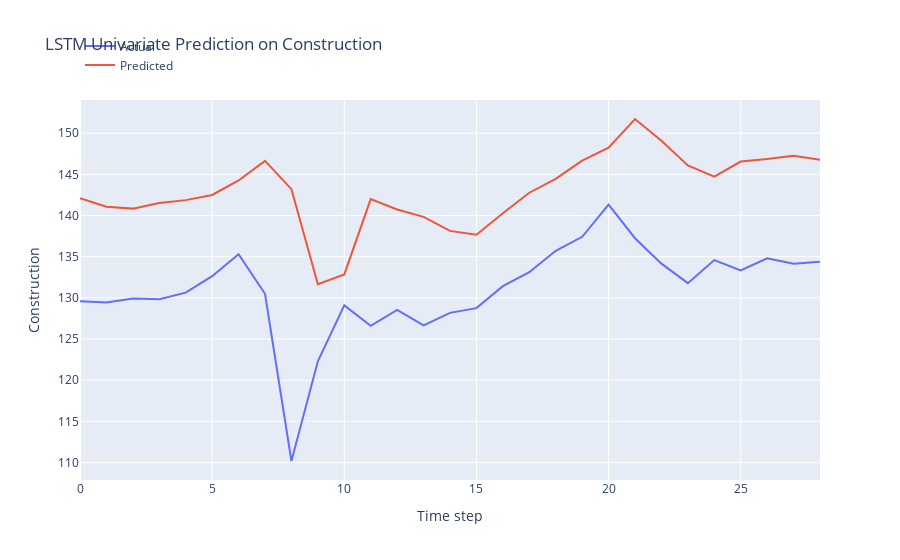

The code cell stored with this chart in its notebook:
### Markdown cell above
LSTM Model Development

### Code cell
n_features = 1
X_train = X_train.reshape(X_train.shape[0], X_train.shape[1], n_features)

# define model
model = Sequential()
model.add(Bidirectional(LSTM(64, activation='relu', input_shape=(n_steps, n_features), return_sequences=True)))
model.add(Dropout(0.7))
model.add(LSTM(32, activation='relu'))
model.add(Dense(1))


def r_squared(y_true, y_pred):
    SS_res =  K.sum(K.square(y_true - y_pred)) 
    SS_tot = K.sum(K.square(y_true - K.mean(y_true))) 
    return ( 1 - SS_res/(SS_tot + K.epsilon()) )

# Compile the model

from keras.optimizers import Adam

optimizer = Adam(learning_rate = 0.001, clipnorm=1.0)
model.compile(optimizer = optimizer, 
              loss = 'mse',
              metrics = [r_squared])

early_stopping = EarlyStopping(monitor='val_loss', patience=5, restore_best_weights=True)

# fit model
history = model.fit(X_train, y_train, 
          epochs = 100,
          batch_size = 32,
          verbose = 0,
          callbacks=[early_stopping],
          validation_split = 0.2,
          shuffle = False)

# Obtain the MSE and R-squared from the last epoch
last_epoch_mse = history.history['loss'][-1]
last_epoch_r_squared = history.history['r_squared'][-1]
last_epoch_mse_val = history.history['val_loss'][-1]
last_epoch_r_squared_val = history.history['val_r_squared'][-1]

# Print the MSE and R-squared
print("Mean Squared Error (MSE) from the last epoch:", last_epoch_mse)
print("R-squared from the last epoch:", last_epoch_r_squared)
print("Val Mean Squared Error (MSE) from the last epoch:", last_epoch_mse_val)
print("Val R-squared from the last epoch:", last_epoch_r_squared_val)

# plot loss and r2 score
plt.figure(figsize=(10, 6))

# Plot train loss
plt.plot(history.history['loss'], label='Train Loss')
plt.plot(history.history['val_loss'], label='Val Loss')

# Plot train R-squared score
plt.plot(history.history['r_squared'], label='Train R2')
plt.plot(history.history['val_r_squared'], label='Validation R2')

plt.title('Model Training and Validation Loss and R-squared Score')
plt.xlabel('Epochs')
plt.ylabel('Value')
plt.legend()
plt.grid(True)
plt.show()

# Evaluate the model
loss = model.evaluate(X_test, y_test)
print("MSE and R_squared:", loss)

# make prediction on test data
X_test = X_test.reshape(X_test.shape[0], X_test.shape[1], n_features)
y_pred = model.predict(X_test)

# Print the first 5 predictions and actual values
print("Predictions:")
flattened_predictions = [pred[0] for pred in y_pred[:10]]
print(flattened_predictions)
# print(y_pred[:10].tolist())
print("Actual values:")
rounded_actual_values = [round(value, len(str(prediction).split('.')[1])) for value, prediction in zip(y_test[:10], flattened_predictions)]
print(rounded_actual_values)

# plot the actual and predicted values for test data
trace1 = go.Scatter(x=np.arange(len(y_test)), y=y_test.flatten(), mode='lines', name='Actual')
trace2 = go.Scatter(x=np.arange(len(y_pred)), y=y_pred.flatten(), mode='lines', name='Predicted')

# Create layout
layout = go.Layout(
    title='LSTM Univariate Prediction on Construction',
    xaxis=dict(title='Time step'),
    yaxis=dict(title='Construction'),
    legend=dict(x=0, y=1.18)
)

# Create figure
fig = go.Figure(data=[trace1, trace2], layout=layout)

# Show plot
fig.show()

### Figure 1 — Plotly figure (JSON) as saved in the notebook; plotly's stock layout.template omitted (floating-point values rounded to 4 significant figures)
{"data": [{"mode": "lines", "name": "Actual", "type": "scatter", "x": [0, 1, 2, 3, 4, 5, 6, 7, 8, 9, 10, 11, 12, 13, 14, 15, 16, 17, 18, 19, 20, 21, 22, 23, 24, 25, 26, 27, 28], "y": [129.6, 129.4, 129.9, 129.8, 130.6, 132.6, 135.3, 130.5, 110.2, 122.3, 129.1, 126.6, 128.5, 126.7, 128.2, 128.8, 131.4, 133.1, 135.7, 137.4, 141.3, 137.2, 134.2, 131.8, 134.6, 133.3, 134.8, 134.2, 134.4]}, {"mode": "lines", "name": "Predicted", "type": "scatter", "x": [0, 1, 2, 3, 4, 5, 6, 7, 8, 9, 10, 11, 12, 13, 14, 15, 16, 17, 18, 19, 20, 21, 22, 23, 24, 25, 26, 27, 28], "y": [142.1, 141.1, 140.8, 141.5, 141.9, 142.5, 144.3, 146.6, 143.2, 131.6, 132.8, 142.0, 140.7, 139.8, 138.1, 137.7, 140.3, 142.8, 144.4, 146.7, 148.2, 151.7, 149.1, 146.1, 144.7, 146.6, 146.9, 147.2, 146.8]}], "layout": {"legend": {"x": 0, "y": 1.18}, "title": {"text": "LSTM Univariate Prediction on Construction"}, "xaxis": {"title": {"text": "Time step"}}, "yaxis": {"title": {"text": "Construction"}}}}
